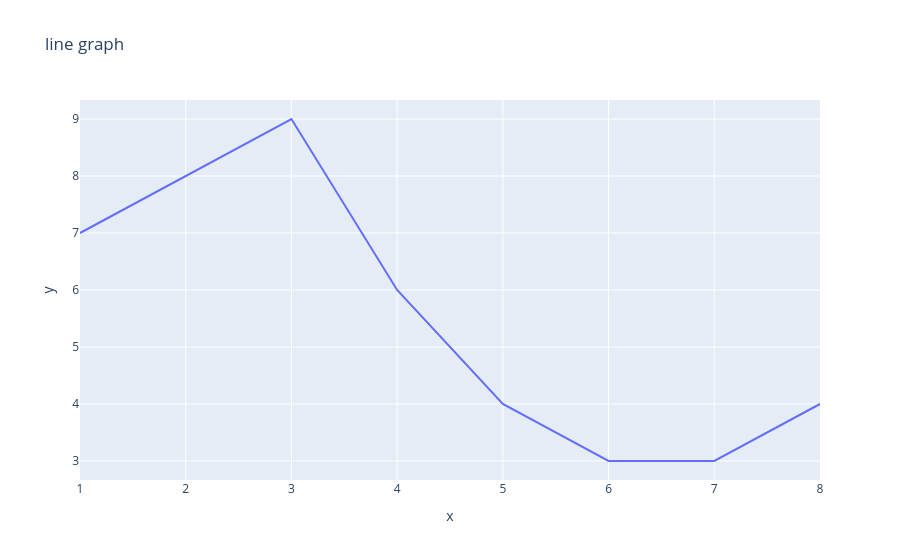

Notebook source saved alongside this figure:
### Code cell
fig  = px.line(x = x, y = y , title = "line graph")
fig.show()

### Figure 1 — Plotly figure (JSON) as saved in the notebook; plotly's stock layout.template omitted (floating-point values rounded to 4 significant figures)
{"data": [{"hovertemplate": "x=%{x}<br>y=%{y}<extra></extra>", "legendgroup": "", "line": {"color": "#636efa", "dash": "solid"}, "marker": {"symbol": "circle"}, "mode": "lines", "name": "", "orientation": "v", "showlegend": false, "type": "scatter", "x": [1, 2, 3, 4, 5, 6, 7, 8], "xaxis": "x", "y": [7, 8, 9, 6, 4, 3, 3, 4], "yaxis": "y"}], "layout": {"autosize": true, "legend": {"tracegroupgap": 0}, "title": {"text": "line graph"}, "xaxis": {"anchor": "y", "autorange": true, "domain": [0, 1], "range": [1, 8], "title": {"text": "x"}, "type": "linear"}, "yaxis": {"anchor": "x", "autorange": true, "domain": [0, 1], "range": [2.667, 9.333], "title": {"text": "y"}, "type": "linear"}}}
